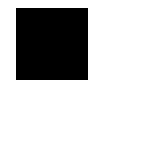
%> input picture map1.bmp, 20 x 20 px (shown 8 times larger)
$ octave mainTestCase1.m   (GNU Octave 9; MATLAB toolbox functions it lacks are replaced by stand-ins)
%> lines starting %> are read from the running program, lines starting %| are printed output that depends on the picture; in (x1, y1, x2, y2) boxes, pixels count from 0 and x2, y2 are one past the last pixel; in counts of white or black regions, pixels touching at a corner belong together; the program's own positions count from 1
### buildMap.m
function map=buildMap(fileName,rows,cols)
%> called with fileName = 'map1.bmp', rows = 20, cols = 20
    img=imread(fileName);
%> img: size 20x20 uint8; 79.8% white; 1 black region, box (x1, y1, x2, y2) and area: (2, 1, 11, 10) 81
    img_x=size(img,1);
%> img_x = 20
    img_y=size(img,2);
%> img_y = 20

    if rows>img_x
        fprintf("Rows greater than image size_x. considering rows as "+img_x+"\n")
        rows=img_x;
    end
    if cols>img_y
        fprintf("Cols greater than image size_y. considering cols as "+img_y+"\n")
        cols=img_y;
    end

    if rows<=0
        fprintf("Rows less than / equal to 0. considering rows as "+img_x+"\n")
        rows=img_x;
    end
    if cols<=0
        fprintf("Cols less than / equal to 0. considering cols as "+img_y+"\n")
        cols=img_y;
    end

    map1=ones(img_y,img_x);
    for i=1:img_x
        for j=1:img_y
            map1(j,img_x-i+1)=img(i,j);
        end
    end
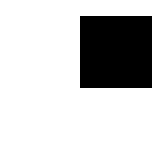
%> map1: size 20x20 double (shown 8 times larger); 79.8% white; 1 black region, box (x1, y1, x2, y2) and area: (10, 2, 19, 11) 81

    map=ones(cols,rows);
    step_size_y=img_y/cols;
%> step_size_y = 1
    step_size_x=img_x/rows;
%> step_size_x = 1
    for i=1:cols
        for j=1:rows
            tmp=map1(floor((i-1)*step_size_y+1):floor(i*step_size_y),floor((j-1)*step_size_x+1):floor(j*step_size_x));
            if any(tmp(:)==0)
                map(i,j)=0;
            end
        end
    end
end

### plotMap.m
function plotMap(map)

n = size(map);
%> n = [20 20]

for i = 1:n(2)+1
   line([0.5,n(1)+0.5],[i-0.5,i-0.5]);
end

for i = 1:n(1)+1
   line([i-0.5,i-0.5],[0.5,n(2)+0.5]);
end
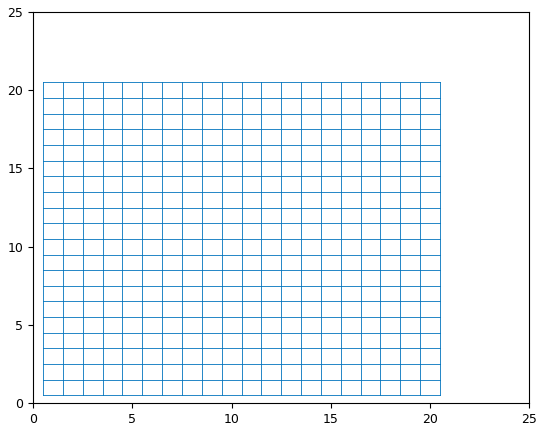
%> figure redrawn from the program's plot data

hold on;

for i = 1:n(1)
    for j = 1:n(2)
        if map(i,j) == 0
%> the run ends on the next line
            plotCircle(i,j,'k');
            hold on;
        end
    end
end

axis([-0.5,n(1)+1.5,-0.5,n(2)+1.5]);
axis equal;

end

### mainTestCase1.m
%TestCase 1
clear;

% reading and parsing a map
map = buildMap('map1.bmp', 20,20);

% plotting the map abstraction
plotMap(map);

$ run again, with map2.bmp copied over map1.bmp
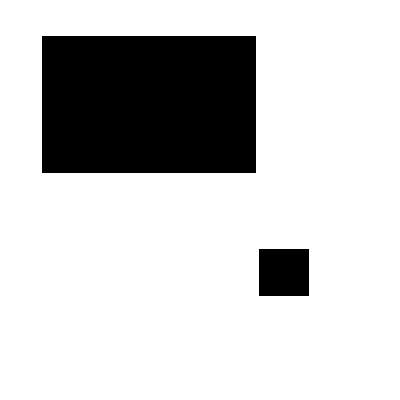
%> input picture map2.bmp, 400 x 400 px
%> img: size 400x400 uint8; 80.2% white; 2 black regions, box (x1, y1, x2, y2) and area: (42, 36, 256, 173) 29318, (259, 249, 309, 296) 2350
%> after the loop in buildMap, `for i=1:img_x`:
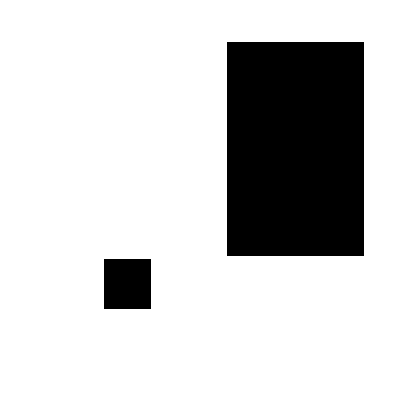
%> map1: size 400x400 double; 80.2% white; 2 black regions, box (x1, y1, x2, y2) and area: (227, 42, 364, 256) 29318, (104, 259, 151, 309) 2350
%> `map = buildMap('map1.bmp', 20,20);`:
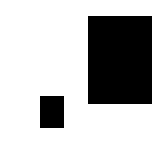
%> map: size 20x20 double (shown 8 times larger); values 0 (black) and 1 (white), 75% white; 2 black regions (1 under 20 px), largest, box (x1, y1, x2, y2) and area: (11, 2, 19, 13) 88

$ run again, with map3.bmp copied over map1.bmp
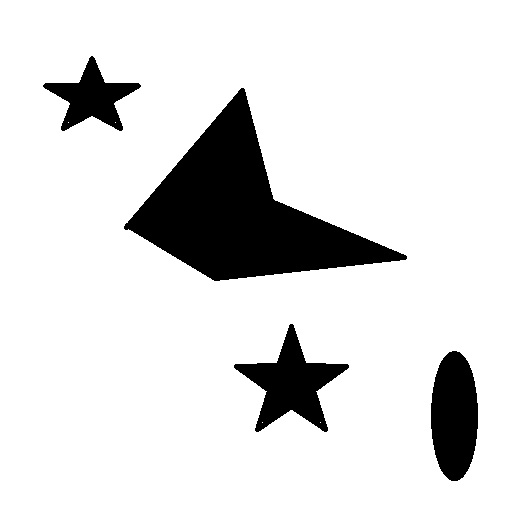
%> input picture map3.bmp, 532 x 528 px
%> img: size 528x532 uint8; values 0 (black) and 15 (white), 87.8% white; 4 black regions, box (x1, y1, x2, y2) and area: (124, 88, 407, 281) 21692, (234, 324, 349, 432) 4869, (431, 351, 478, 481) 4833, (43, 56, 141, 131) 3001
%> after the loop in buildMap, `for i=1:img_x`:
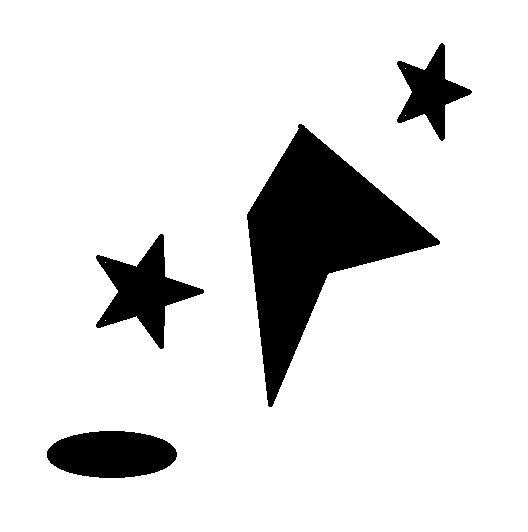
%> map1: size 532x528 double; values 0 (black) and 15 (white), 87.8% white; 4 black regions, box (x1, y1, x2, y2) and area: (247, 124, 440, 407) 21692, (96, 234, 204, 349) 4869, (47, 431, 177, 478) 4833, (397, 43, 472, 141) 3001
%> `map = buildMap('map1.bmp', 20,20);`:
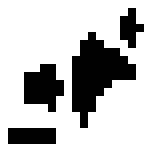
%> map: size 20x20 double (shown 8 times larger); values 0 (black) and 1 (white), 77.2% white; 4 black regions (2 under 20 px), largest, box (x1, y1, x2, y2) and area: (9, 4, 17, 16) 49, (3, 8, 8, 14) 21
